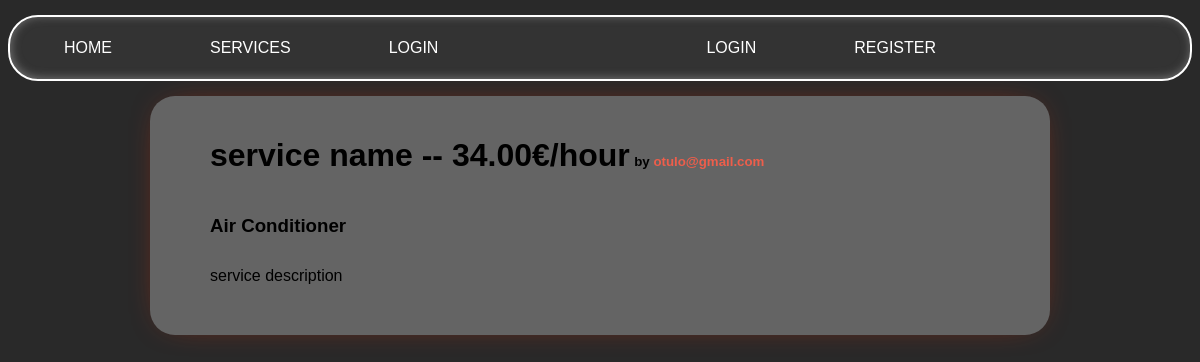
/services/9, run on the app's committed database.
### services/models.py (models this page shows, shortened)
class Service(models.Model):
    company = models.ForeignKey(Company, on_delete=models.CASCADE)
    name = models.CharField(max_length=40)
    description = models.TextField()
    price_hour = models.DecimalField(decimal_places=2, max_digits=100)
    rating = models.IntegerField(validators=[MinValueValidator(
        0), MaxValueValidator(5)], default=0)
    choices = (
        ('Air Conditioner', 'Air Conditioner'),
        ('Carpentry', 'Carpentry'),
        ('Electricity', 'Electricity'),
        ('Gardening', 'Gardening'),
        ('Home Machines', 'Home Machines'),
        ('House Keeping', 'House Keeping'),
        ('Interior Design', 'Interior Design'),
        ('Locks', 'Locks'),
        ('Painting', 'Painting'),
        ('Plumbing', 'Plumbing'),
        ('Water Heaters', 'Water Heaters'),
    )
    field = models.CharField(max_length=30, blank=False,
                             null=False, choices=choices)
    date = models.DateTimeField(auto_now=True, null=False)

### users/models.py (models this page shows, shortened)
class Company(models.Model):
    user = models.OneToOneField('users.User', on_delete=models.CASCADE, primary_key=True)
    field_of_work = models.CharField(
        max_length=70,
        choices=FIELD_OF_WORK_CHOICES,
        blank=False, null=False
    )
    rating = models.IntegerField(
        validators=[MaxValueValidator(5), MinValueValidator(0)],
        default=0
    )

class User(AbstractUser):
    email = models.EmailField(unique=True)
    is_company = models.BooleanField(default=False)
    is_customer = models.BooleanField(default=False)
    USERNAME_FIELD = 'email'
    REQUIRED_FIELDS = ['username']
    def __str__(self):
        return self.email

### services/views.py (the view)
# urls.py: path('<int:id>', v.index, name='index'),
def index(request, id):
    service = Service.objects.get(id=id)
    return render(request, 'services/single_service.html', {'service': service})

### services/templates/services/single_service.html (shortened to what this page needs)
{% extends 'main/base.html' %}
{% block content %}
    <div class='service_info_header'>
        <h1>{{service.name}} -- {{service.price_hour}}€/hour</h1>
        <h5>by <a href="/company/{{service.company.user}}">{{service.company.user}}</a></h5>
    </div>
    <h3>{{service.field}}</h3>
    <p style="text-align: left;">{{service.description}}</p>
{% endblock %}

### static/css/style.css (style rules this page uses)
body { background: #292929; font-family: 'Lexend Exa', sans-serif; padding: 0; margin: 0; }
a { color: #ee5e4b; text-decoration: none; }
.content p { text-align: center; margin: 30px 0px; white-space: pre-line; }
.service_info_header { display: block ruby; }
.service_info_header h5 { float: right; }

### data on the page
Service: name "service name", price_hour "34.00", company.user "otulo@gmail.com", field "Air Conditioner", description "service description"
